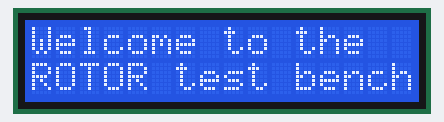
This sketch was run on a simulated Arduino Uno, built with avr-gcc and run on an emulated ATmega328P. Shown: 16×2 character LCD. The local clock reads 2024-03-15 10:24:30 at power-on unless the sketch sets it; random numbers use the default seed unless the sketch sets one.

Above: at 0.1 s.
At 3.2 s:
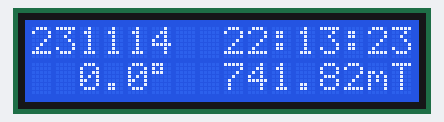
At 7.3 s:
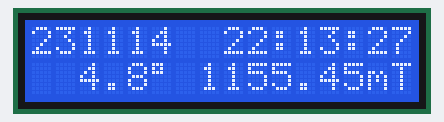
At 11.4 s:
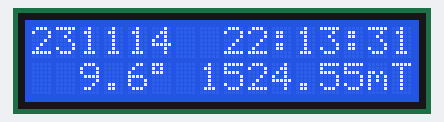
At 20.7 s:
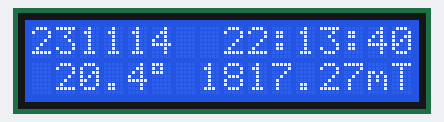
At 38.3 s:
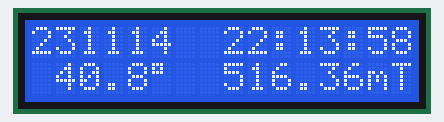

Measured:
- what the display in image 1 shows lasts 1.1 s, from 3.1 s to 4.2 s

The sketch:

RTC_LCD.ino
```cpp
#include <Wire.h>
#include <LiquidCrystal_I2C.h>
#include "RTClib.h"

// The RTC clock:
RTC_DS1307 RTC;

// The LCD display : 2 lines of 16 characters, I2C adresse : 0x20
LiquidCrystal_I2C lcd(0x20,16,2);

char time_buff[27]; // "yymmd  hh:mm:ss" -> 16 characters
char angle_buff[6], X_buff[8];

void setup()
{
  // Start the serial link:
  Serial.begin(9600);

  // Start the I2C bus:
  Wire.begin();

  // Start the LCD display:
  lcd.init();
  lcd.backlight();

  // Start the TRC module:
  RTC.begin();

  // Sets the RTC to the date & time this sketch was compiled
  RTC.adjust(DateTime(__DATE__, __TIME__));

  lcd.setCursor(0, 0);
  lcd.print("Welcome to the ");
  lcd.setCursor(0, 1);
  lcd.print("ROTOR test bench");

  delay(3000);
  }

void loop()
{
  // scan angle from 0 to 360°:
  for (float a=0; a <= 360; a += 2)
  {
    //
    // First line on the LCD display:
    //
    DateTime now = RTC.now();
    sprintf(time_buff, "%02u%02u%02u  %02u:%02u:%02u", now.year()-2000, now.month(), now.day(), now.hour(), now.minute(), now.second());
    lcd.setCursor(0, 0);
    lcd.print(time_buff);

    //
    // Second line on the LCD display:
    //
    float mag_field_X = random(1, 2000);
    mag_field_X /= 1.1;

    // write the float number in a char buffer on 7 digits with 2 digits after the decimal point:
    dtostrf(mag_field_X, 7, 2, X_buff);

    float angle = 1.8*a/3.;   // the ratio factor 1:3
    // write the float number in a char buffer on 5 digits with 1 digits after the decimal point:
    dtostrf(angle, 5, 1, angle_buff);

    String mess = String(angle_buff) + (char)223 + " " + X_buff + "mT";
    lcd.setCursor(0, 1);
    lcd.print(mess);

    delay(1000);
  }
}
```
